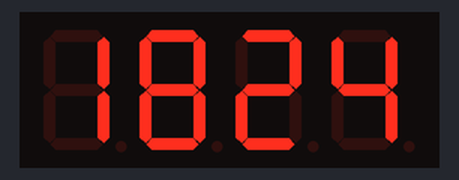
Bench run of a sketch on a simulated ESP8266 (NodeMCU). Shown: 4-digit seven-segment display. WiFi joins after 1.5 s; servers stay silent unless stated; what the sketch prints to the serial monitor is not drawn.

Above: at 1.6 s.
At 65.7 s:
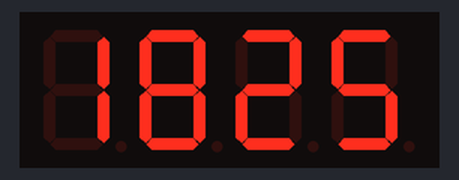
At 128.8 s:
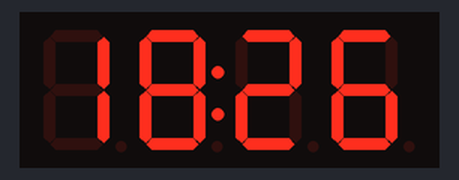

The sketch:

ESP8266_NTP_4_DIGI_CLOCK.ino
```cpp
//   NTP-Based Clock - https://steve.fi/Hardware/
//
//   This is a simple program which uses WiFi & an 4x7-segment display
//   to show the current time, complete with blinking ":".
//
//   Steve
//   --
//


//
// WiFi & over the air updates
//
#include <ESP8266WiFi.h>
#include <ArduinoOTA.h>

//
// NTP uses UDP.
//
#include <WiFiUdp.h>

//
// The display-interface
//
#include "TM1637.h"

//
// Time & NTP
//
#include "TimeLib.h"


//
// The name of this project.
//
// Used for:
//   Access-Point name, in config-mode
//   OTA name.
//
#define PROJECT_NAME "NTP-CLOCK"


//
// The timezone - comment out to stay at GMT.
//
#define TIME_ZONE (+8)

//
// Should we enable debugging (via serial-console output) ?
//
// Use either `#undef DEBUG`, or `#define DEBUG`.
//
#define DEBUG


//
// If we did then DEBUG_LOG will log a string, otherwise
// it will be ignored as a comment.
//
#ifdef DEBUG
#  define DEBUG_LOG(x) Serial.print(x)
#else
#  define DEBUG_LOG(x)
#endif


//
// Use the user-friendly WiFI library?
//
// If you do not want to use this then comment out the following line:
//
#define WIFI_MANAGER

//
//  Otherwise define a SSID / Password
//
#ifdef WIFI_MANAGER
# include "WiFiManager.h"
#else
# define WIFI_SSID "Wifi"
# define WIFI_PASS "Yourpassword"
#endif


//
// UDP-socket & local-port for replies.
//
WiFiUDP Udp;
unsigned int localPort = 2390;


//
// The NTP-server we use.
//
static const char ntpServerName[] = "pool.ntp.org";


//
// Pin definitions for TM1637 and can be changed to other ports
//
#define CLK 12
#define DIO 14
TM1637 tm1637(CLK, DIO);


//
// This function is called when the device is powered-on.
//
void setup()
{
    // Enable our serial port.
    Serial.begin(115200);

    // initialize the display
    tm1637.init();

    // We want to see ":" between the digits.
    tm1637.point(true);

    //
    // Set the intensity - valid choices include:
    //
    //   BRIGHT_DARKEST   = 0
    //   BRIGHT_TYPICAL   = 2
    //   BRIGHT_BRIGHTEST = 7
    //
    tm1637.set(BRIGHT_TYPICAL);

    //
    // Handle WiFi setup
    //
#ifdef WIFI_MANAGER

    WiFiManager wifiManager;
    wifiManager.autoConnect(PROJECT_NAME);

#else
    //
    // Connect to the WiFi network, and set a sane
    // hostname so we can ping it by name.
    //
    WiFi.mode(WIFI_STA);
    WiFi.hostname(PROJECT_NAME);
    WiFi.begin(WIFI_SSID, WIFI_PASS);

    //
    // Show that we are connecting to the WiFi.
    //
    DEBUG_LOG("WiFi connecting: ");

    //
    // Try to connect to WiFi, constantly.
    //
    while (WiFi.status() != WL_CONNECTED)
    {
        DEBUG_LOG(".");
        delay(500);
    }

    //
    // Now we are connected show the local IP address.
    //
    DEBUG_LOG("\nWiFi connected ");
    DEBUG_LOG(WiFi.localIP());
    DEBUG_LOG("\n");

#endif

    //
    // Ensure our UDP port is listening for receiving NTP-replies
    //
    Udp.begin(localPort);


    //
    // But now we are done, so we will setup the clock.
    //
    // We provide the time via NTP, and resync every 36 hours,
    // as recommended at https://www.pool.ntp.org/tos.html
    // This is more than enough in most cases.
    //
    setSyncProvider(getNtpTime);
    setSyncInterval(129600);

    //
    // The final step is to allow over the air updates
    //
    // This is documented here:
    //     https://randomnerdtutorials.com/esp8266-ota-updates-with-arduino-ide-over-the-air/
    //
    // Hostname defaults to esp8266-[ChipID]
    //
    ArduinoOTA.setHostname(PROJECT_NAME);

    ArduinoOTA.onStart([]()
    {
        DEBUG_LOG("OTA Start\n");
    });
    ArduinoOTA.onEnd([]()
    {
        DEBUG_LOG("OTA End\n");
    });
    ArduinoOTA.onProgress([](unsigned int progress, unsigned int total)
    {
        char buf[16];
        memset(buf, '\0', sizeof(buf));
        snprintf(buf, sizeof(buf) - 1, "Upgrade - %02u%%          ", (progress / (total / 100)));
        DEBUG_LOG(buf);
        DEBUG_LOG("\n");
    });
    ArduinoOTA.onError([](ota_error_t error)
    {
        DEBUG_LOG("Error - ");
        DEBUG_LOG(error);
        DEBUG_LOG(" ");

        if (error == OTA_AUTH_ERROR)
            DEBUG_LOG("Auth Failed\n");
        else if (error == OTA_BEGIN_ERROR)
            DEBUG_LOG("Begin Failed\n");
        else if (error == OTA_CONNECT_ERROR)
            DEBUG_LOG("Connect Failed\n");
        else if (error == OTA_RECEIVE_ERROR)
            DEBUG_LOG("Receive Failed\n");
        else if (error == OTA_END_ERROR)
            DEBUG_LOG("End Failed\n");
    });

    //
    // Ensure the OTA process is running & listening.
    //
    ArduinoOTA.begin();


}


//
// This function is called continously, and is responsible
// for flashing the ":", and otherwise updating the display.
//
// We rely on the background NTP-updates to actually make sure
// that that works.
//
void loop()
{
    static char buf[10] = { '\0' };
    static char prev[10] = { '\0' };
    static long last_read = 0;
    static bool flash = true;

    //
    // Get the current hour/min
    //
    time_t nw   = now();
    int cur_hour = hour(nw);
    int cur_min  = minute(nw);

    //
    // Format them in a useful way.
    //
    sprintf(buf, "%02d%02d", cur_hour, cur_min);

    //
    // If the current "hourmin" is different to
    // that we displayed last loop ..
    //
    if (strcmp(buf, prev) != 0)
    {
        // Update the display
        tm1637.display(0, buf[0] - '0');
        tm1637.display(1, buf[1] - '0');
        tm1637.display(2, buf[2] - '0');
        tm1637.display(3, buf[3] - '0');

        // And cache it
        strcpy(prev , buf);

    }


    //
    // The preceeding piece of code would
    // have ensured the display only updated
    // when the hour/min changed.
    //
    // However note that we nuke the cached
    // value every second - solely so we can
    // blink the ":".
    //
    //  Sigh

    long now = millis();

    if ((last_read == 0) ||
            (abs(now - last_read) > 1000))
    {
        // Invert the "show :" flag
        flash = !flash;

        // Apply it.
        tm1637.point(flash);

        // However note that the ":" will not redraw
        // unless/until you update.  So we will
        // force that to happen.
        memset(prev, '\0', sizeof(prev));
        last_read = now;
    }
}


/*-------- NTP code ----------*/

const int NTP_PACKET_SIZE = 48; // NTP time is in the first 48 bytes of message
byte packetBuffer[NTP_PACKET_SIZE]; //buffer to hold incoming & outgoing packets

time_t getNtpTime()
{
    IPAddress ntpServerIP;

    // discard any previously received packets
    while (Udp.parsePacket() > 0) ;

    DEBUG_LOG("Initiating NTP sync\n");

    // get a random server from the pool
    WiFi.hostByName(ntpServerName, ntpServerIP);

    DEBUG_LOG(ntpServerName);
    DEBUG_LOG(" -> ");
    DEBUG_LOG(ntpServerIP);
    DEBUG_LOG("\n");

    sendNTPpacket(ntpServerIP);

    delay(50);
    uint32_t beginWait = millis();

    while ((millis() - beginWait) < 5000)
    {
        DEBUG_LOG("#");
        int size = Udp.parsePacket();

        if (size >= NTP_PACKET_SIZE)
        {

            DEBUG_LOG("Received NTP Response\n");
            Udp.read(packetBuffer, NTP_PACKET_SIZE);

            unsigned long secsSince1900;

            // convert four bytes starting at location 40 to a long integer
            secsSince1900 = (unsigned long)packetBuffer[40] << 24;
            secsSince1900 |= (unsigned long)packetBuffer[41] << 16;
            secsSince1900 |= (unsigned long)packetBuffer[42] << 8;
            secsSince1900 |= (unsigned long)packetBuffer[43];

            // Now convert to the real time.
            unsigned long now = secsSince1900 - 2208988800UL;

#ifdef TIME_ZONE
            DEBUG_LOG("Adjusting time : ");
            DEBUG_LOG(TIME_ZONE);
            DEBUG_LOG("\n");

            now += (TIME_ZONE * SECS_PER_HOUR);
#endif

            return (now);
        }

        delay(50);
    }

    DEBUG_LOG("NTP-sync failed\n");
    return 0;
}

// send an NTP request to the time server at the given address
void sendNTPpacket(IPAddress &address)
{
    // set all bytes in the buffer to 0
    memset(packetBuffer, 0, NTP_PACKET_SIZE);

    // Initialize values needed to form NTP request
    // (see URL above for details on the packets)
    packetBuffer[0] = 0b11100011;   // LI, Version, Mode
    packetBuffer[1] = 0;     // Stratum, or type of clock
    packetBuffer[2] = 6;     // Polling Interval
    packetBuffer[3] = 0xEC;  // Peer Clock Precision

    // 8 bytes of zero for Root Delay & Root Dispersion
    packetBuffer[12] = 49;
    packetBuffer[13] = 0x4E;
    packetBuffer[14] = 49;
    packetBuffer[15] = 52;

    // all NTP fields have been given values, now
    // you can send a packet requesting a timestamp:
    Udp.beginPacket(address, 123); //NTP requests are to port 123
    Udp.write(packetBuffer, NTP_PACKET_SIZE);
    Udp.endPacket();
}
```
